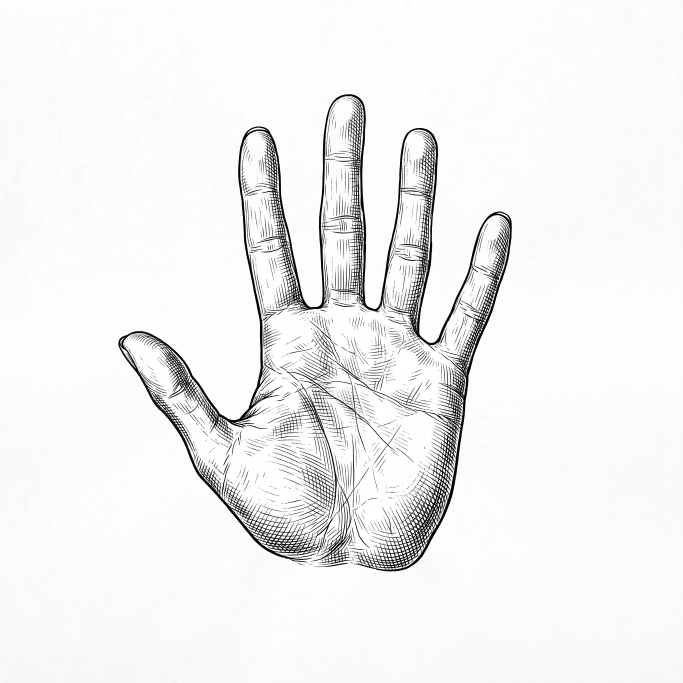
#> input picture ArtSource/UI/gen/hand_palm_e/01_generated_image_url.png, 2048 x 2048 px, found by its file name (shown at 1/3 size)
$ python make_tactic_icons.py
#> lines starting #> are read from the running program, lines starting #| are printed output that depends on the picture
### Tools/collage_kit.py
"""拼贴风格的小件共用工具（11-17）：战场上的旗牌、状态牌、下令牌、把手、主将牌、暂停键这些小东西，
和结算板 / 暂停菜单是同一套“纸片”——纸纹、撕边、细金线、自带软阴影。大件（结算板等）在 make_collage_ui.py 里直接用生图原件合成；
这里的小件贴图只有一两百像素，纸纹取羊皮纸原件的明暗，撕边用噪声程序生成。
用法（各 make_*.py 里）：import collage_kit as ck
  ck.slip(W, H, rgb, torn='lr')      一张纸条（RGBA，四周自带阴影边）；torn 里写哪几条边是撕的（l r t b）
  ck.pennant(W, H, rgb, rim, hot)    一面尖底小旗（部队旗牌）
  ck.disc(S, rgb)                    一枚圆纸片：细金双圈 + 一圈刻度
配色常量：NAVY 藏青、GOLD 黄铜、GOLD_D 暗金、IVORY 象牙白、INK 墨蓝。"""
import math
import numpy as np
from PIL import Image, ImageDraw, ImageFilter
from scipy import ndimage as ndi

R = '/Users/ld/Documents/ChatGPT/WarTable/'
NAVY = (17, 24, 42); GOLD = (226, 188, 116); GOLD_D = (150, 120, 72); IVORY = (238, 229, 208); INK = (22, 28, 44)
_grain = None

def grain(w, h, seed=0):
    """纸纹：羊皮纸原件中间一块的明暗（围绕 1 上下浮动），按 seed 取不同的位置。"""
    global _grain
    if _grain is None:
        g = np.asarray(Image.open(R + 'ArtSource/UI/gen/collage/src_paper.png').convert('L'), np.float32)
        H0, W0 = g.shape; g = g[int(H0 * 0.25):int(H0 * 0.75), int(W0 * 0.2):int(W0 * 0.8)]
        _grain = np.clip(g / (ndi.gaussian_filter(g, 40) + 1e-3), 0.8, 1.2)
    H0, W0 = _grain.shape; rng = np.random.default_rng(seed)
    cw, ch = min(W0, max(w, 300)), min(H0, max(h, 200)); x0 = int(rng.integers(0, W0 - cw + 1)); y0 = int(rng.integers(0, H0 - ch + 1))
    im = Image.fromarray((_grain[y0:y0 + ch, x0:x0 + cw] * 100).astype(np.uint8)).resize((w, h), Image.LANCZOS)
    return np.asarray(im, np.float32) / 100

# [15 lines left out: functions _wobble, shadowed, not called in this run]

def _paper(w, h, rgb, seed, grad=0.16):
    """一块染了色的纸面：上深下浅一点 + 纸纹 + 颗粒。"""
    t = (np.arange(h, dtype=np.float32) / max(1, h - 1))[:, None, None]
    base = np.array(rgb, np.float32) * (1 - grad + grad * 2 * t)
    g = grain(w, h, seed)[..., None] ** 2.0
    return base * g + np.random.default_rng(seed + 7).normal(0, 2.0, (h, w, 1)).astype(np.float32)

# [58 lines left out: functions slip, pennant, disc, not called in this run]

def star4(d, cx, cy, r, fill):
    k = r * 0.2
    d.polygon([(cx, cy - r), (cx + k, cy - k), (cx + r, cy), (cx + k, cy + k), (cx, cy + r), (cx - k, cy + k), (cx - r, cy), (cx - k, cy - k)], fill=fill)

def diamond(d, cx, cy, r, fill): d.polygon([(cx, cy - r), (cx + r, cy), (cx, cy + r), (cx - r, cy)], fill=fill)


# ================================================================ 用生图原件做的“真纸”小件
# 11-17 晚用户看了第一版小件（上面那些程序画的纯色纸片）说“没有之前那种感觉了，有点素”——结算板的感觉来自三样东西：
# 真的纸（撕边的纤维、折痕）、铜版画线稿（日轮）、象牙白压藏青的叠层。下面这些函数把同一批原件用到小件上。
_cache = {}

# [58 lines left out: functions _cut, _fit, tint, real_strip, real_sheet, not called in this run]

def finish(rgb, a, pad, sh=None, blur=None, op=0.5):
    """纸片 → 带阴影边的 RGBA 图。"""
    return shadowed(rgb, a, pad, sh=sh or (max(2, pad // 4), max(3, pad // 2)), blur=blur or max(2.0, pad * 0.38), op=op)

# [13 lines left out: functions put, sun_lines, not called in this run]

def ring_disc(S, center=NAVY, ring=GOLD, pad=None, seed=2, rays=0.0, field=0.6):
    """一枚圆纸片，边上一圈是真正的铜版画刻度圈（取自日轮原件的外圈），中间 field 半径以内是 center 色的空地（放图标）。
    rays > 0 时空地里透出淡淡的日轮光芒。返回 S×S 的 RGBA 图（含阴影边）。"""
    pad = pad or int(S * 0.07); n = S - pad * 2
    yy, xx = np.mgrid[0:n, 0:n].astype(np.float32); r = np.hypot(xx - n / 2 + 0.5, yy - n / 2 + 0.5) / (n / 2)
    a = np.clip((1 - r) * (n / 2) + 0.5, 0, 1)
    col = _paper(n, n, NAVY, seed, grad=0.14)
    if tuple(center) != NAVY:
        k = np.clip((field - r) * (n / 2) + 0.5, 0, 1)[..., None]; col = col * (1 - k) + _paper(n, n, center, seed + 1, grad=0.12) * k
    col = col + np.exp(-(r / 0.5) ** 2)[..., None] * np.array([14, 10, 4], np.float32)
    # 日轮原件的刻度圈在半径 0.60–0.95：整张按 0.95 → 0.965 放大一点贴满纸片
    L = sun_lines(int(n / 0.965 * 0.95 / 0.95), 0.0, 0.96); off = (L.shape[0] - n) // 2; L = L[off:off + n, off:off + n]
    band = L * (r > field + 0.02) + L * (r <= field) * rays
    g = np.array(ring, np.float32) * (0.85 + 0.25 * (1 - yy / n))[..., None]
    col = col * (1 - band[..., None]) + g * band[..., None]
    edge = np.clip(1 - np.abs(r - field) * (n / 2) / 1.6, 0, 1)[..., None] * 0.9                     # 空地边上一道细金线
    col = col * (1 - edge) + np.array(ring, np.float32) * edge
    return shadowed(col, a, pad, sh=(max(2, pad // 5), max(3, pad // 3)), blur=max(2.5, pad * 0.3), op=0.55)

# [64 lines left out: functions dots, corner_dots, paste_rot, pennant2, chip, not called in this run]

### Tools/make_tactic_icons.py
"""兵法页示意图（11-07 用户：图标要好看）：Tripo 水墨生成图 → 抠出墨迹 → 和手势图标同一套样式（深墨圆斑底 + 骨白笔画）。
python3 Tools/make_tactic_icons.py → ArtSource/Cover/v6/alpha/tac_<名>.png（512×512，带透明）"""
import numpy as np
from PIL import Image, ImageFilter
from scipy import ndimage as ndi
R='/Users/ld/Documents/ChatGPT/WarTable/'
A=R+'ArtSource/Cover/v6/alpha/'; G=R+'ArtSource/UI/gen/'
SRC={'anvil':'tac_anvil2','focus':'tac_focus','general':'tac_general','wall':'tac_wall'}
rng=np.random.default_rng(3); S=512
yy,xx=np.mgrid[0:S,0:S]; cx=cy=S/2; ang=np.arctan2(yy-cy,xx-cx); dd=np.hypot(xx-cx,yy-cy)/(S*0.46)
edge=1+0.06*np.sin(ang*5+1.3)+0.04*np.sin(ang*11)
blot=np.clip((edge-dd)/0.06,0,1)
noise=np.array(Image.fromarray((rng.random((S//8,S//8))*255).astype(np.uint8)).resize((S,S),Image.BICUBIC)).astype(float)/255
blot*=0.82+0.12*noise
import os
for name,folder in SRC.items():
    p=G+folder+'_e/01_generated_image_url.png'      # 11-17：铜版画风格的重绘稿（Tools/engrave_icons.py），没有就用原来的水墨稿
    if not os.path.exists(p): p=G+folder+'/01_generated_image_url.png'
    if not os.path.exists(p): print('skip',name); continue
    src=np.array(Image.open(p).convert('L')).astype(float)
    paper=np.percentile(src,80)
#> paper = 253
    ink=np.clip((paper-src)/max(1,paper-src.min()),0,1); ink=np.clip((ink-0.15)/0.85,0,1)
    lab,nl=ndi.label(ink>0.2)
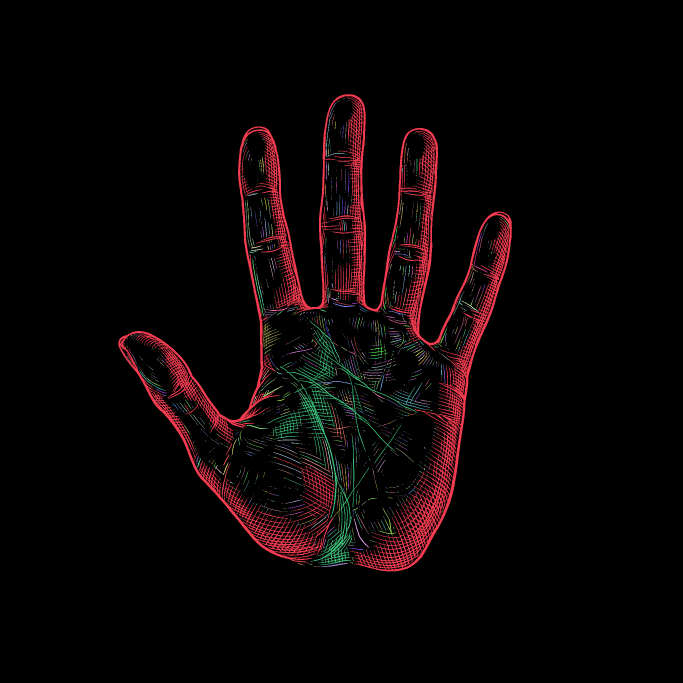
#> lab: shape (2048, 2048) int32 (shown at 1/3 size); 3075 distinct labels, from 0 to 3074; one colour per label, 0 black
#> nl = 3074
    if nl:
        sizes=ndi.sum(np.ones_like(ink),lab,range(1,nl+1))
#> sizes = 3074 values, max 152910 at index 0, min 1 at index 4, mean 66.99
        for li,sz in enumerate(sizes,1):
            if sz<src.size*0.0004: ink[lab==li]=0   # 纸纹小斑点
#> this loop made 3074 passes
#> sz on passes 1 to 3: 152910, 2, 2
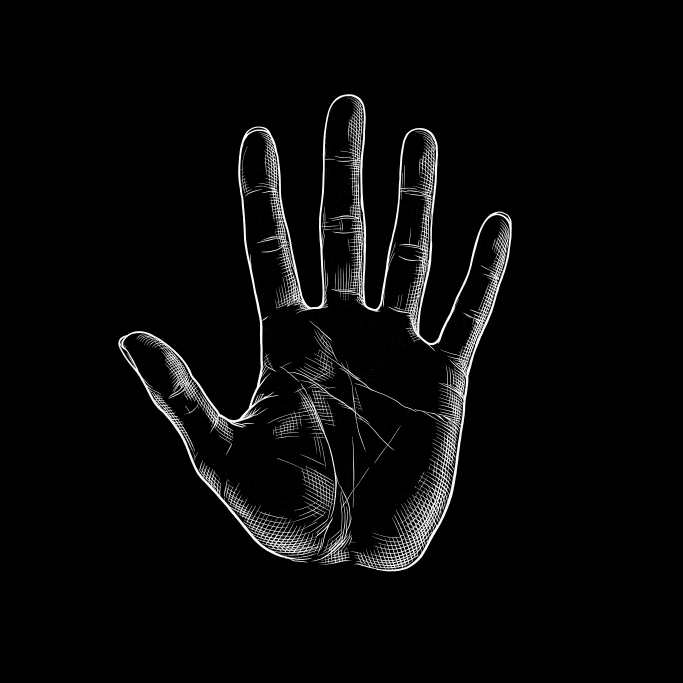
#> ink: shape (2048, 2048) float64 (shown at 1/3 size); min 0, max 1, mean 0.0341
    ys,xs=np.where(ink>0.5); H0,W0=ink.shape; pad=int(max(H0,W0)*0.02)
#> after `H0, W0 = ink.shape`: H0 = 2048; W0 = 2048
#> after `pad = int(max(H0, W0) * 0.02)`: pad = 40
    ink=ink[max(0,ys.min()-pad):min(H0,ys.max()+pad+1), max(0,xs.min()-pad):min(W0,xs.max()+pad+1)]
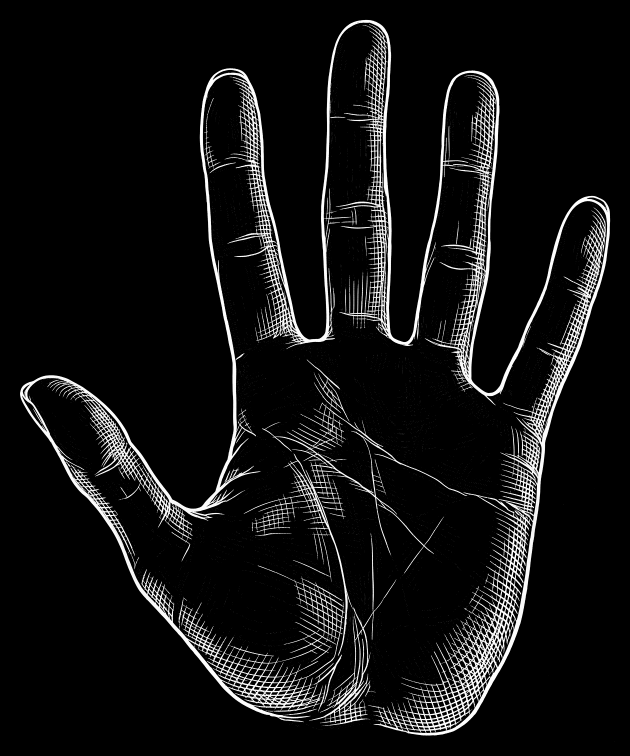
#> ink: shape (1511, 1260) float64 (shown at 1/2 size); min 0, max 1, mean 0.075
    ink[ink<0.12]=0
    h,w=ink.shape; k=int(S*0.62)/max(h,w)
#> after `h, w = ink.shape`: h = 1511; w = 1260
#> after `k = int(S * 0.62) / max(h, w)`: k = 0.21
    im=Image.fromarray((ink*255).astype(np.uint8)).resize((max(1,int(w*k)),max(1,int(h*k))),Image.LANCZOS)
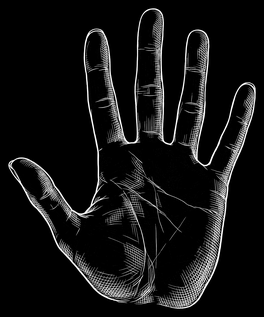
#> im: PIL image 264x317 L; min 0, max 255, mean 19.6
    # 细笔画（断旗）缩小后看不清 → 按墨量自动加粗：墨占比越少，膨胀越多
    cover=(np.array(im)>80).mean()
#> cover = 0.107
    if cover<0.12: im=im.filter(ImageFilter.MaxFilter(7 if cover<0.06 else 5))
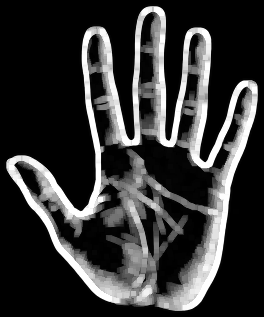
#> im: PIL image 264x317 L; min 0, max 255, mean 54.6
    fig=np.zeros((S,S)); oy=(S-im.height)//2; ox=(S-im.width)//2
#> after `oy = (S - im.height) // 2`: oy = 97
#> after `ox = (S - im.width) // 2`: ox = 124
    fig[oy:oy+im.height, ox:ox+im.width]=np.array(im).astype(float)/255
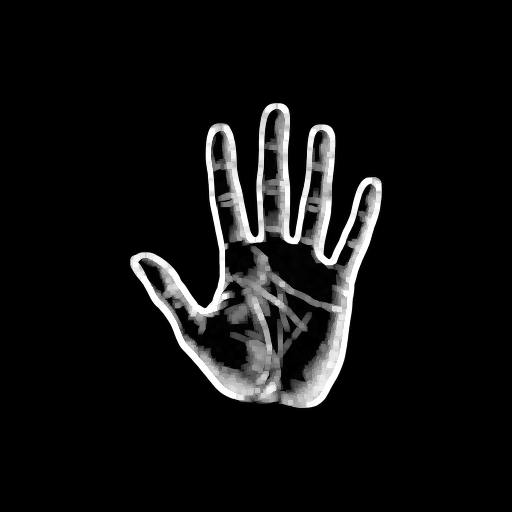
#> fig: shape (512, 512) float64; min 0, max 1, mean 0.0683
    fig=np.clip(fig*1.4,0,1)
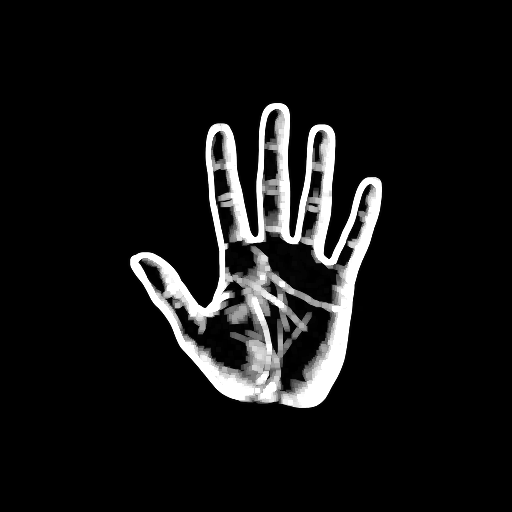
#> fig: shape (512, 512) float64; min 0, max 1, mean 0.0827
    # 11-17：墨团底 → 一枚藏青圆纸片（边上一圈铜版画刻度，和把手 / 暂停键同款），图在中间，象牙白
    import sys as _sys; _sys.path.insert(0, R+'Tools')
    import collage_kit as ck
    out=ck.ring_disc(S,ck.NAVY,seed=7,field=0.66)
#> (the run stopped early here; a loop or call above may not have finished)

$ run again, with ArtSource/UI/gen/unit_arch_g/01_generated_image_url.jpg saved as ArtSource/UI/gen/hand_palm_e/01_generated_image_url.png
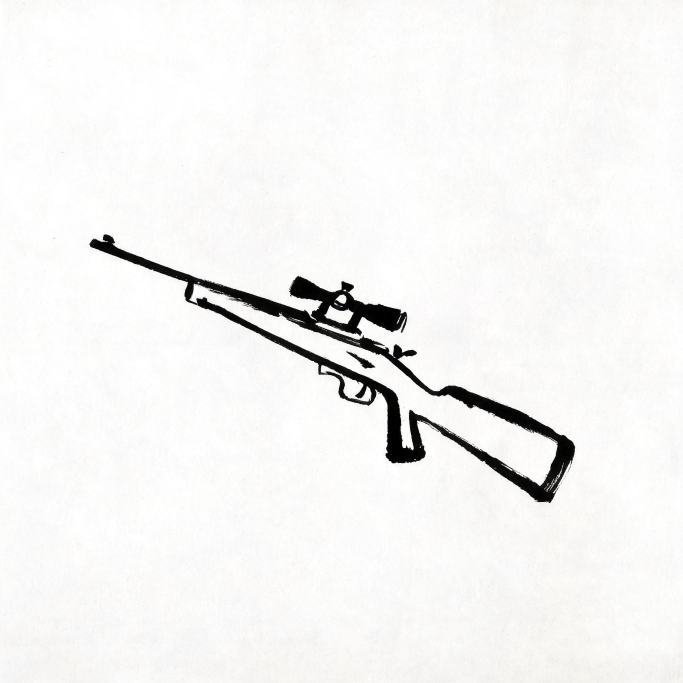
#> input picture ArtSource/UI/gen/unit_arch_g/01_generated_image_url.jpg, 2048 x 2048 px, found by its file name (shown at 1/3 size)
#> paper = 253
#> lab: shape (2048, 2048) int32; 56 distinct labels, from 0 to 55
#> nl = 55
#> sizes = 55 values, max 124993 at index 0, min 1 at index 2, mean 2300.1
#> the loop `for li,sz in enumerate(sizes,1):` made 55 passes
#> sz on passes 1 to 8: 124993, 4, 1, 5, 2, 2, 5, 1
#> `im=Image.fromarray((ink*255).astype(np.uint8)).resize((max(1,int(w*k))..`:
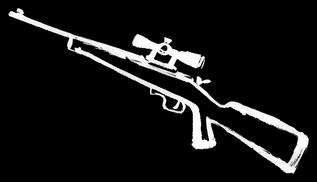
#> im: PIL image 317x182 L; min 0, max 255, mean 21.7
#> cover = 0.0946
#> `fig[oy:oy+im.height, ox:ox+im.width]=np.array(im).astype(float)/255`:
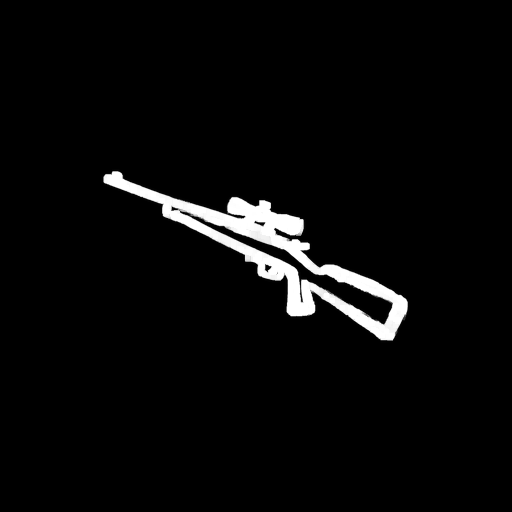
#> fig: shape (512, 512) float64; min 0, max 1, mean 0.036
